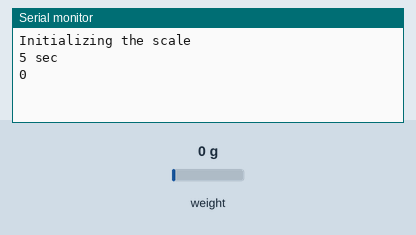
This sketch was run on a simulated ESP32. Shown: the last lines printed to the serial monitor. The inputs (shaded band) are chosen by the test bench; at power-on: weight on the scale 0 g. WiFi joins after 1.5 s; servers stay silent unless stated.

Above: at 5.0 s.
5.1 s: weight on the scale set to 100 g
At 5.1 s:
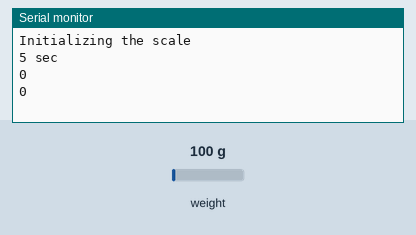
6.6 s: weight on the scale set to 1250 g
At 7.6 s:
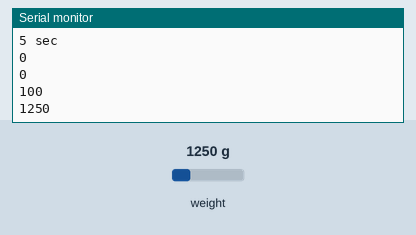
Timing chart, 0 to 9.6 s (numbered marks = the images above; inputs shaded):
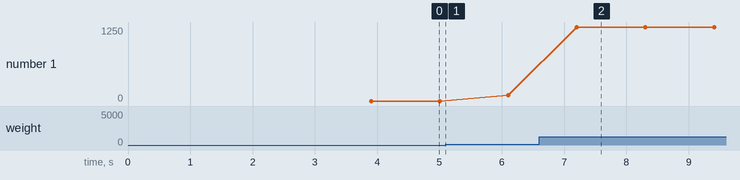

Measured:
- after the input at 6.6 s, the serial monitor: prints a new line after 0.61 s (image 2)
- plotted number 1: 0 → 100 after the input at 5.1 s, 100 → 1250 after the input at 6.6 s

The sketch:

HX711SINGLE.ino
```cpp
#define BLYNK_TEMPLATE_ID "TMPL4qI-BPtpu"
#define BLYNK_TEMPLATE_NAME "Weighing Scale"
#define BLYNK_AUTH_TOKEN "AUTH TOKEN FROM BLYNK"
#define BLYNK_PRINT Serial


#include <WiFi.h>
#include <WiFiClient.h>
#include <BlynkSimpleEsp32.h>

// Your WiFi credentials.
// Set password to "" for open networks.
char ssid[] = "WIFI_name";
char pass[] = "WIFI_password";


#include "HX711.h"
#include <Wire.h>

// HX711 circuit wiring
const int LOADCELL_DOUT_PIN = 18;
const int LOADCELL_SCK_PIN = 4;

HX711 scale;
int reading;
int lastReading;
//REPLACE WITH YOUR CALIBRATION FACTOR
#define CALIBRATION_FACTOR 13.4


void setup() {
  Serial.begin(57600);
  Blynk.begin(BLYNK_AUTH_TOKEN, ssid, pass);
  delay(1000);


  Serial.println("Initializing the scale");
  scale.begin(LOADCELL_DOUT_PIN, LOADCELL_SCK_PIN);

  scale.set_scale(CALIBRATION_FACTOR);  // this value is obtained by calibrating the scale with known weights
  scale.tare();   // reset the scale to 0

  Serial.println("5 sec");
  //delay(5000);
}

void loop() {
  Blynk.run();


  if (scale.wait_ready_timeout(200)) {
    reading = round(scale.get_units());
    //Serial.print("Weight: ");
    Serial.print(reading);
    //Serial.print("Gram");
    Serial.println();
    Blynk.virtualWrite(V0,reading);

    lastReading = reading;
    delay(1000);
  } else {
    Serial.println("HX711 not found.");
  }
}
```
